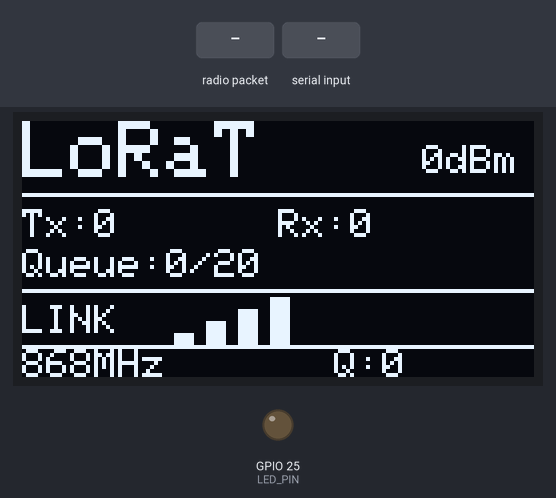
The sketch below on a simulated ESP32. Shown: 128×64 one-colour display, output pins drawn as LEDs (lit = HIGH). The inputs (shaded band) are chosen by the test bench. No radio packets arrive unless stated; what the sketch prints to the serial monitor is not drawn.

Above: at 2.0 s.
2.1 s: radio packet "1" arrives
At 2.43 s:
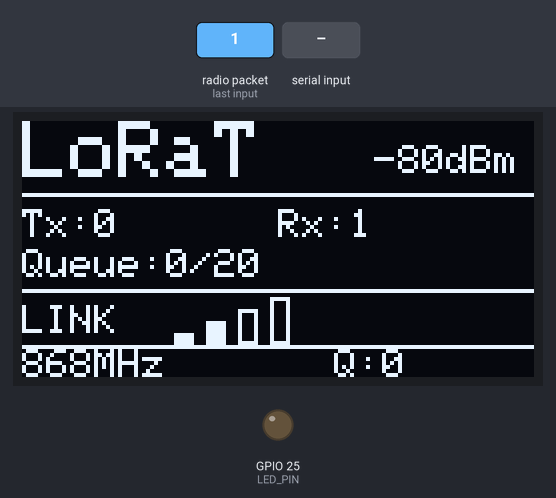
3.6 s: "1\n" received over Serial
At 4.69 s:
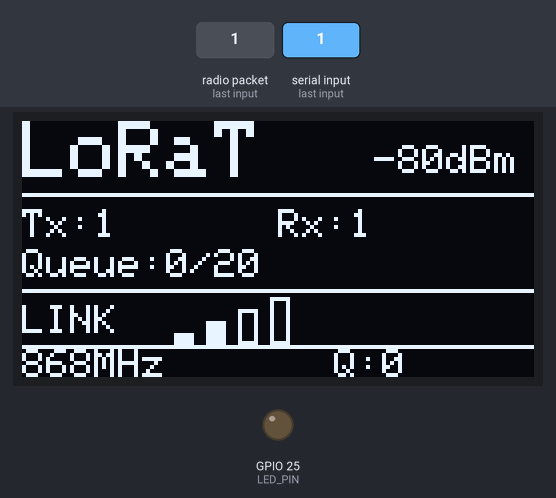
Timing chart, 0 to 6.6 s (numbered marks = the images above; inputs shaded):
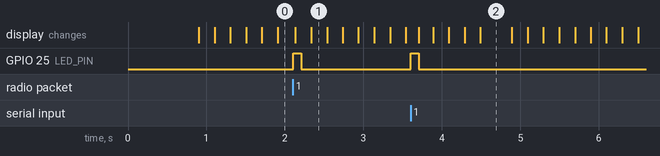

The sketch:

LilyGO_T3.ino
```cpp
#include <Wire.h>
#include <SPI.h>
#include <LoRa.h>
#include <Adafruit_GFX.h>
#include <Adafruit_SSD1306.h>

#define SCREEN_WIDTH 128
#define SCREEN_HEIGHT 64
#define OLED_RESET    -1

Adafruit_SSD1306 display(SCREEN_WIDTH, SCREEN_HEIGHT, &Wire, OLED_RESET);
const uint8_t OLED_ADDRESS = 0x3C;

#define LORA_SCK     5
#define LORA_MISO    19
#define LORA_MOSI    27
#define LORA_SS      18
#define LORA_RST     23
#define LORA_DIO0    26

#define LED_PIN      25
#define LORA_BAND    868E6

const size_t MAX_SEND_LEN = 200;
const unsigned long LED_ON_MS = 100;
const unsigned long SEND_INTERVAL_MS = 100;
const unsigned long OLED_UPDATE_MS = 200;

unsigned long lastSendTime = 0;
unsigned long lastRxTime = 0;
unsigned long ledOffTime = 0;
unsigned long sentCount = 0;
unsigned long recvCount = 0;
int lastRSSI = 0;

#define OUT_QUEUE_SIZE 20
static char outQueue[OUT_QUEUE_SIZE][MAX_SEND_LEN + 1];
static uint8_t qHead = 0;
static uint8_t qTail = 0;
static uint8_t qCount = 0;

#define SERIAL_BUF_LEN 512
static char serialBuf[SERIAL_BUF_LEN];
static size_t serialBufIdx = 0;

static char lastSentBuf[MAX_SEND_LEN + 1] = "<none>";
static char lastReceivedBuf[256] = "<none>";

unsigned long lastOledUpdate = 0;
bool oledDirty = true;

void ledOn() {
  digitalWrite(LED_PIN, HIGH);
  ledOffTime = millis() + LED_ON_MS;
}

void ledOff() {
  digitalWrite(LED_PIN, LOW);
}

bool enqueueMessage(const char *msg) {
  if (!msg) return false;
  if (qCount >= OUT_QUEUE_SIZE) {
    Serial.println("[WARN] Outbound queue full, dropping message");
    return false;
  }

  strncpy(outQueue[qTail], msg, MAX_SEND_LEN);
  outQueue[qTail][MAX_SEND_LEN] = '\0';
  qTail = (qTail + 1) % OUT_QUEUE_SIZE;
  qCount++;
  oledDirty = true;
  return true;
}

bool dequeueMessage(char *dest, size_t destLen) {
  if (qCount == 0 || !dest || destLen == 0) return false;

  strncpy(dest, outQueue[qHead], destLen - 1);
  dest[destLen - 1] = '\0';
  qHead = (qHead + 1) % OUT_QUEUE_SIZE;
  qCount--;
  oledDirty = true;
  return true;
}

void sendLoRaStringNonBlocking(const char *s) {
  if (!s || s[0] == '\0') return;

  strncpy(lastSentBuf, s, sizeof(lastSentBuf) - 1);
  lastSentBuf[sizeof(lastSentBuf) - 1] = '\0';

  ledOn();

  LoRa.beginPacket();
  LoRa.print(s);
  LoRa.endPacket();

  sentCount++;
  lastSendTime = millis();

  oledDirty = true;
}

void updateOLED() {
  unsigned long now = millis();
  if (!oledDirty && (now - lastOledUpdate) < OLED_UPDATE_MS) return;
  lastOledUpdate = now;
  oledDirty = false;

  display.clearDisplay();
  display.setTextWrap(false);
  display.setTextColor(SSD1306_WHITE);

  display.setTextSize(2);
  display.setCursor(0, 0);
  display.print("LoRaT");

  display.setTextSize(1);
  char rssiBuf[12];
  snprintf(rssiBuf, sizeof(rssiBuf), "%4ddBm", lastRSSI);
  display.setCursor(82, 6);
  display.print(rssiBuf);

  display.drawFastHLine(0, 18, SCREEN_WIDTH, SSD1306_WHITE);

  display.setCursor(0, 22);
  display.print("Tx:");
  display.print(sentCount);

  display.setCursor(64, 22);
  display.print("Rx:");
  display.print(recvCount);

  display.setCursor(0, 32);
  display.print("Queue:");
  display.print(qCount);
  display.print("/");
  display.print(OUT_QUEUE_SIZE);

  display.drawFastHLine(0, 42, SCREEN_WIDTH, SSD1306_WHITE);

  display.setCursor(0, 46);
  display.print("LINK");

  bool active = ((now - lastSendTime) < 1000UL) || ((now - lastRxTime) < 1000UL);
  int phase = (now / (active ? 90UL : 160UL)) % 4;

  int baseX = 38;
  int baseY = 55;

  for (int i = 0; i < 4; i++) {
    int barH = (i + 1) * 3;
    int x = baseX + i * 8;
    int y = baseY - barH + 1;

    if (i <= phase) {
      display.fillRect(x, y, 5, barH, SSD1306_WHITE);
    } else {
      display.drawRect(x, y, 5, barH, SSD1306_WHITE);
    }
  }

  display.drawFastHLine(0, 56, SCREEN_WIDTH, SSD1306_WHITE);

  display.setCursor(0, 57);
  display.print("868MHz");

  display.setCursor(78, 57);
  display.print("Q:");
  display.print(qCount);

  display.display();
}

void setup() {
  Serial.begin(115200);
  while (!Serial) delay(1);

  Serial.println();
  Serial.println("LilyGO T3 v1.6.1 - LoRaT");

  pinMode(LED_PIN, OUTPUT);
  ledOff();

  Wire.begin(21, 22);

  if (!display.begin(SSD1306_SWITCHCAPVCC, OLED_ADDRESS)) {
    Serial.println("SSD1306 init failed");
    while (true) { delay(1000); }
  }

  display.clearDisplay();
  display.setTextWrap(false);
  display.setTextColor(SSD1306_WHITE);

  display.setTextSize(2);
  display.setCursor(16, 6);
  display.print("LoRaT");

  display.setTextSize(1);
  display.drawFastHLine(0, 38, SCREEN_WIDTH, SSD1306_WHITE);

  display.setCursor(4, 44);
  display.print("Freq:");
  display.print(LORA_BAND / 1e6, 3);
  display.print(" MHz");

  display.setCursor(4, 54);
  display.print("Initialising...");
  display.display();

  SPI.begin(LORA_SCK, LORA_MISO, LORA_MOSI);
  LoRa.setPins(LORA_SS, LORA_RST, LORA_DIO0);

  if (!LoRa.begin(LORA_BAND)) {
    Serial.println("LoRa init failed!");
    display.clearDisplay();
    display.setTextSize(2);
    display.setCursor(0, 20);
    display.print("LoRa FAIL");
    display.display();
    while (true) { delay(1000); }
  }

  Serial.print("LoRa init OK @ ");
  Serial.print(LORA_BAND / 1e6, 3);
  Serial.println(" MHz");

  qHead = qTail = qCount = 0;
  serialBufIdx = 0;

  strncpy(lastSentBuf, "<none>", sizeof(lastSentBuf) - 1);
  lastSentBuf[sizeof(lastSentBuf) - 1] = '\0';

  strncpy(lastReceivedBuf, "<none>", sizeof(lastReceivedBuf) - 1);
  lastReceivedBuf[sizeof(lastReceivedBuf) - 1] = '\0';

  delay(800);
  oledDirty = true;
}

void loop() {
  unsigned long now = millis();

  if (ledOffTime > 0 && now >= ledOffTime) {
    ledOff();
    ledOffTime = 0;
  }

  while (Serial.available() > 0) {
    char c = (char)Serial.read();

    if (c == '\r' || c == '\n') {
      if (serialBufIdx > 0) {
        serialBuf[serialBufIdx] = '\0';
        if (!enqueueMessage(serialBuf)) {
          Serial.println("[WARN] Message dropped (queue full)");
        }
        serialBufIdx = 0;
      }
    } else {
      if (serialBufIdx < (SERIAL_BUF_LEN - 1)) {
        serialBuf[serialBufIdx++] = c;
      } else {
        serialBuf[SERIAL_BUF_LEN - 1] = '\0';
        if (!enqueueMessage(serialBuf)) {
          Serial.println("[WARN] Message dropped (queue full) after serial overflow");
        }
        serialBufIdx = 0;
      }
    }
  }

  if (qCount > 0 && (now - lastSendTime) >= SEND_INTERVAL_MS) {
    char msg[MAX_SEND_LEN + 1];
    if (dequeueMessage(msg, sizeof(msg))) {
      sendLoRaStringNonBlocking(msg);
      lastSendTime = now;
    }
  }

  int packetSize = LoRa.parsePacket();
  if (packetSize) {
    ledOn();

    size_t idx = 0;
    const size_t RX_BUF_LEN = sizeof(lastReceivedBuf);
    while (LoRa.available() && idx < (RX_BUF_LEN - 1)) {
      lastReceivedBuf[idx++] = (char)LoRa.read();
    }
    lastReceivedBuf[idx] = '\0';

    lastRSSI = LoRa.packetRssi();
    recvCount++;
    lastRxTime = millis();

    Serial.println(lastReceivedBuf);

    oledDirty = true;
  }

  updateOLED();
  delay(1);
}
```

Measured:
- after the input at 2.1 s, GPIO 25 (LED_PIN): LOW → HIGH at once, → LOW 0.10 s later
- after the input at 3.6 s, GPIO 25 (LED_PIN): LOW → HIGH at once, → LOW 0.10 s later
- what the display in image 2 shows lasts 0.4 s, from 4.5 s to 4.9 s
